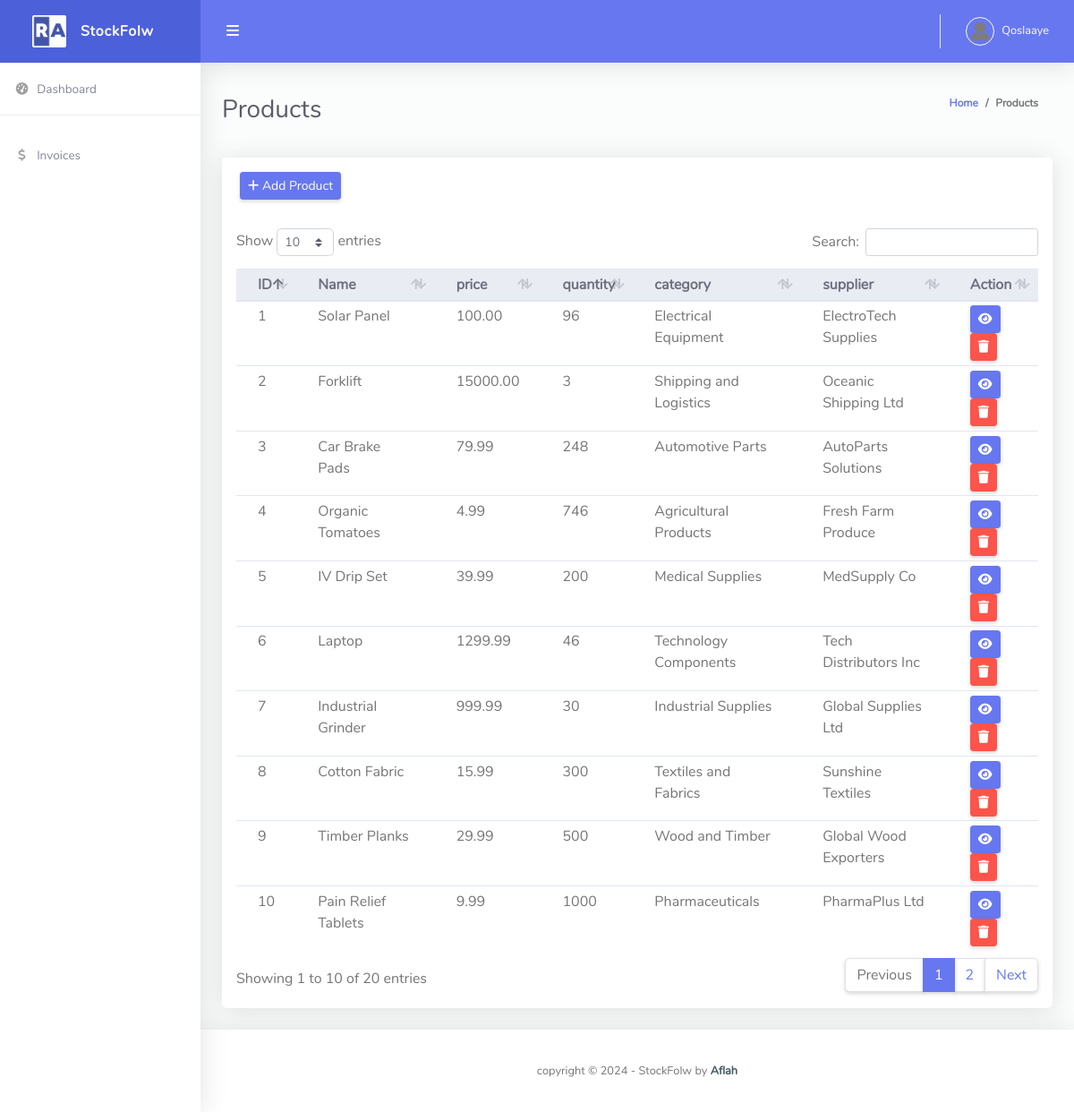
/product/ (signed in), run on an earlier commit of the app's database.
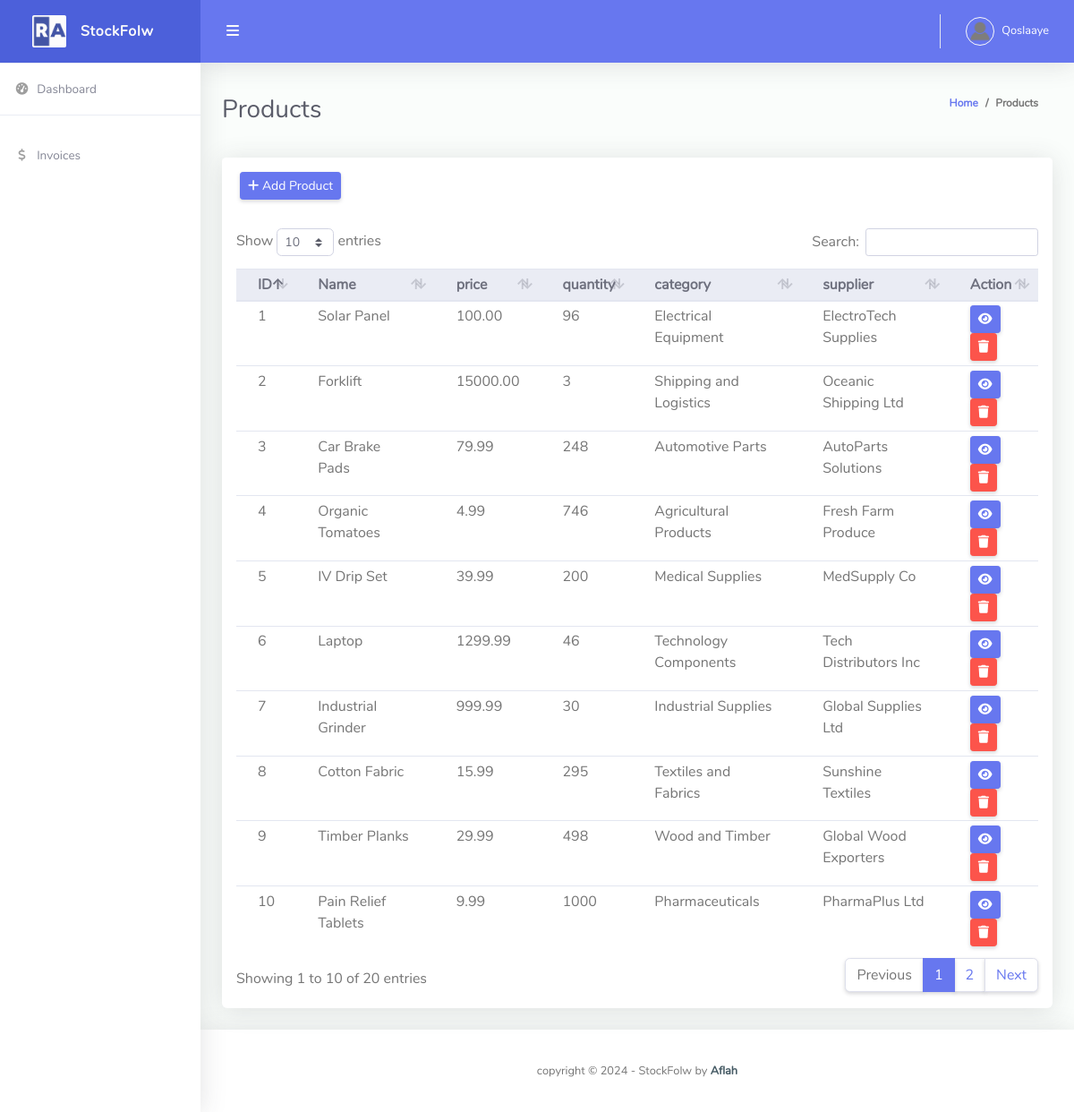
And on a later commit of the database.
### stockflow/models.py (models this page shows, shortened)
class Product(models.Model):
    name = models.CharField(max_length=200)
    description = models.TextField(blank=True, null=True)
    price = models.DecimalField(max_digits=10, decimal_places=2)
    quantity = models.PositiveIntegerField(default=0)
    category = models.ForeignKey(Category, on_delete=models.CASCADE)
    supplier = models.ForeignKey(Supplier, on_delete=models.CASCADE)
    created_at = models.DateTimeField(auto_now_add=True)
    updated_at = models.DateTimeField(auto_now=True)

class Category(models.Model):
    name = models.CharField(max_length=200)
    description = models.TextField(blank=True, null=True)
    created_at = models.DateTimeField(auto_now_add=True)
    def __str__(self):
        return self.name
    class Meta:
        verbose_name_plural = "Categories"

class Supplier(models.Model):
    name = models.CharField(max_length=200)
    contact = models.CharField(max_length=200, blank=True, null=True)
    email = models.EmailField(unique=True)
    phone = models.CharField(
        max_length=30,
        blank=True,
        null=True,
        validators=[
            RegexValidator(
                regex='^[0-9+\-]+$',  # Allows digits, plus, and minus symbols
                message='Phone number must be numeric and can include +, - symbols',
                code='invalid_phone_number'
            ),
        ]
    )
    address = models.TextField(blank=True, null=True)
    created_at = models.DateTimeField(auto_now_add=True)
    updated_at = models.DateTimeField(auto_now=True)
    def __str__(self):
        return self.name

### stockflow/views.py (the view)
# urls.py: path('product/', views.product, name='product'),
@login_required(login_url='login')
def product(request):
    products = Product.objects.all()
    form = ProductForm()
    context = {'products': products, 'form': form}
    return render(request, 'product.html', context)

### stockflow/forms.py
class ProductForm(forms.ModelForm):
    class Meta:
        model = Product
        fields = ['name', 'description', 'price', 'quantity', 'category', 'supplier']
        widgets = {
            'name': forms.TextInput(attrs={'class': 'form-control', 'placeholder': 'Product Name', 'required': True}),
            'description': forms.Textarea(attrs={'class': 'form-control', 'placeholder': 'Description', 'required': True}),
            'price': forms.NumberInput(attrs={'class': 'form-control', 'placeholder': 'Price', 'required': True}),
            'quantity': forms.NumberInput(attrs={'class': 'form-control', 'placeholder': 'Quantity', 'required': True}),
            'category': forms.Select(attrs={'class': 'form-control', 'placeholder': 'Category', 'required': True}),
            'supplier': forms.Select(attrs={'class': 'form-control', 'placeholder': 'Supplier', 'required': True}),
        }

### templates/product.html (shortened to what this page needs)
{% extends 'base.html' %}
{% block content %}
<div class="container-fluid" id="container-wrapper">
    <div class="d-sm-flex align-items-center justify-content-between mb-4">
        <h1 class="h3 mb-0 text-gray-800">Products</h1>
        <ol class="breadcrumb">
            <li class="breadcrumb-item"><a href="{% url 'home' %}">Home</a></li>
            <li class="breadcrumb-item">Products</li>
        </ol>
    </div>
    <div class="row">
        <div class="col-lg-12">
            <div class="card mb-4">
                <div class="card-header py-3 d-flex flex-row align-items-center justify-content-between">
                    <button class="btn btn-sm btn-primary" data-toggle="modal" data-target="#modal-add-product">
                        <i class="fas fa-plus"></i> Add Product
                    </button>
                </div>
                <div class="table-responsive p-3">
                    <table class="table align-items-center table-flush table-hover table-sm" id="dataTableHover">
                        <thead class="thead-light">
                            <tr>
                                <th>ID</th>
                                <th>Name</th>
                                <th>price</th>
                                <th>quantity</th>
                                <th>category</th>
                                <th>supplier</th>
                                <th>Action</th>
                            </tr>
                        </thead>
                        <tbody>
                            {% for product in products %}
                            <tr>
                                <td>{{ product.id }}</td>
                                <td>{{ product.name }}</td>
                                <td>{{ product.price }}</td>
                                <td>{{ product.quantity }}</td>
                                <td>{{ product.category }}</td>
                                <td>{{ product.supplier }}</td>
                                <td>
                                    <a href="{% url 'update_product' product.id %}" class="btn btn-sm btn-primary">
                                        <i class="fas fa-eye"></i>
                                    </a>
                                    <a href="" class="btn btn-sm btn-danger" data-toggle="modal"
                                        data-target="#modal-delete-{{ product.id }}">
                                        <i class="fas fa-trash"></i>
                                    </a>
                                </td>
                            </tr>
                            {% endfor %}
                        </tbody>
                    </table>
                </div>
            </div>
        </div>
    </div>
</div>
{% endblock %}

What changed in the data, as far as the page shows it:
changed Product "Cotton Fabric": quantity "300" → "295"
changed Product "Timber Planks": quantity "500" → "498"
